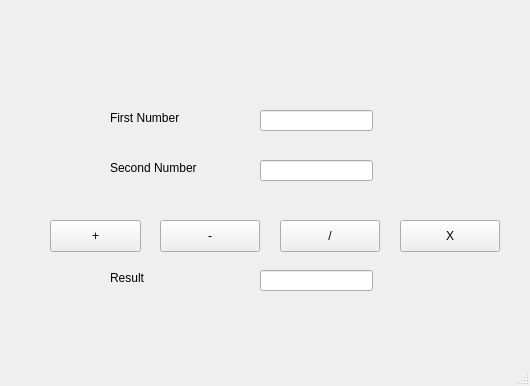
<?xml version="1.0" encoding="UTF-8"?>
<ui version="4.0">
 <class>MainWindow</class>
 <widget class="QMainWindow" name="MainWindow">
  <property name="geometry">
   <rect>
    <x>0</x>
    <y>0</y>
    <width>530</width>
    <height>386</height>
   </rect>
  </property>
  <property name="windowTitle">
   <string>MainWindow</string>
  </property>
  <widget class="QWidget" name="centralwidget">
   <widget class="QLabel" name="secondNum">
    <property name="geometry">
     <rect>
      <x>110</x>
      <y>160</y>
      <width>111</width>
      <height>16</height>
     </rect>
    </property>
    <property name="text">
     <string>Second Number</string>
    </property>
   </widget>
   <widget class="QLabel" name="firstNum">
    <property name="geometry">
     <rect>
      <x>110</x>
      <y>110</y>
      <width>121</width>
      <height>16</height>
     </rect>
    </property>
    <property name="text">
     <string>First Number</string>
    </property>
   </widget>
   <widget class="QLineEdit" name="txtFirst">
    <property name="geometry">
     <rect>
      <x>260</x>
      <y>110</y>
      <width>113</width>
      <height>21</height>
     </rect>
    </property>
   </widget>
   <widget class="QLineEdit" name="txtSecond">
    <property name="geometry">
     <rect>
      <x>260</x>
      <y>160</y>
      <width>113</width>
      <height>21</height>
     </rect>
    </property>
   </widget>
   <widget class="QPushButton" name="btnAdd">
    <property name="geometry">
     <rect>
      <x>50</x>
      <y>220</y>
      <width>91</width>
      <height>32</height>
     </rect>
    </property>
    <property name="text">
     <string>+</string>
    </property>
   </widget>
   <widget class="QPushButton" name="btnSub">
    <property name="geometry">
     <rect>
      <x>160</x>
      <y>220</y>
      <width>100</width>
      <height>32</height>
     </rect>
    </property>
    <property name="text">
     <string>-</string>
    </property>
   </widget>
   <widget class="QPushButton" name="btnDiv">
    <property name="geometry">
     <rect>
      <x>280</x>
      <y>220</y>
      <width>100</width>
      <height>32</height>
     </rect>
    </property>
    <property name="text">
     <string>/</string>
    </property>
   </widget>
   <widget class="QPushButton" name="btnMult">
    <property name="geometry">
     <rect>
      <x>400</x>
      <y>220</y>
      <width>100</width>
      <height>32</height>
     </rect>
    </property>
    <property name="text">
     <string>X</string>
    </property>
   </widget>
   <widget class="QLabel" name="result">
    <property name="geometry">
     <rect>
      <x>110</x>
      <y>270</y>
      <width>58</width>
      <height>16</height>
     </rect>
    </property>
    <property name="text">
     <string>Result</string>
    </property>
   </widget>
   <widget class="QLineEdit" name="txtThird">
    <property name="geometry">
     <rect>
      <x>260</x>
      <y>270</y>
      <width>113</width>
      <height>21</height>
     </rect>
    </property>
    <property name="readOnly">
     <bool>true</bool>
    </property>
   </widget>
  </widget>
  <widget class="QMenuBar" name="menubar">
   <property name="geometry">
    <rect>
     <x>0</x>
     <y>0</y>
     <width>530</width>
     <height>22</height>
    </rect>
   </property>
  </widget>
  <widget class="QStatusBar" name="statusbar"/>
 </widget>
 <resources/>
 <connections/>
</ui>
